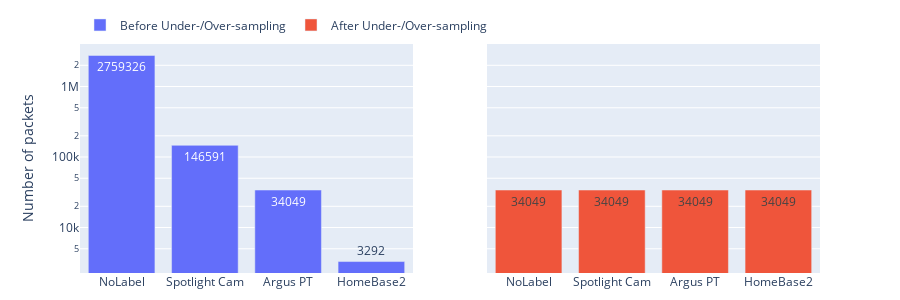

Source (notebook cell):
### Code cell
from plotly.subplots import make_subplots
import plotly.graph_objects as go

fig = make_subplots(rows=1, cols=2, shared_yaxes=True)

trace1 = fig.add_trace(
    go.Bar(
      x=list(sampling_before.keys()),
      y=list(sampling_before.values()),
      name="Before Under-/Over-sampling",
      text=list(sampling_before.values())
      ),
    row=1, col=1
)

trace2 = fig.add_trace(
    go.Bar(x=list(sampling_after.keys()), y=list(sampling_after.values()), name="After Under-/Over-sampling",text=list(sampling_after.values())),
    row=1, col=2
)

# fig.update_traces(textposition='top')
fig.update_yaxes(type="log")
fig.update_layout(
  height=300, 
  width=900, 
  yaxis_title="Number of packets",
  # title_text="Size of label groups in dataset",
  # paper_bgcolor='rgba(0,0,0,0)',
  # plot_bgcolor='rgba(0,0,0,0)'
  )
fig.update_layout(
  legend=dict(
    orientation="h",
    yanchor="bottom",
    y=1.02,
    xanchor="left",
    x=0
    )
  )
fig.update_layout(margin=dict(t=10, b=10))
fig.show()
fig.write_image("assets/sampling.pdf")

### Figure 1 — Plotly figure (JSON) as saved in the notebook; plotly's stock layout.template omitted (floating-point values rounded to 4 significant figures)
{"data": [{"name": "Before Under-/Over-sampling", "text": ["2759326", "146591", "34049", "3292"], "type": "bar", "x": ["NoLabel", "Spotlight Cam", "Argus PT", "HomeBase2"], "xaxis": "x", "y": [2759326, 146591, 34049, 3292], "yaxis": "y"}, {"name": "After Under-/Over-sampling", "text": ["34049", "34049", "34049", "34049"], "type": "bar", "x": ["NoLabel", "Spotlight Cam", "Argus PT", "HomeBase2"], "xaxis": "x2", "y": [34049, 34049, 34049, 34049], "yaxis": "y2"}], "layout": {"height": 300, "legend": {"orientation": "h", "x": 0, "xanchor": "left", "y": 1.02, "yanchor": "bottom"}, "margin": {"b": 10, "t": 10}, "width": 900, "xaxis": {"anchor": "y", "domain": [0, 0.45]}, "xaxis2": {"anchor": "y2", "domain": [0.55, 1]}, "yaxis": {"anchor": "x", "domain": [0, 1], "title": {"text": "Number of packets"}, "type": "log"}, "yaxis2": {"anchor": "x2", "domain": [0, 1], "matches": "y", "showticklabels": false, "type": "log"}}}
